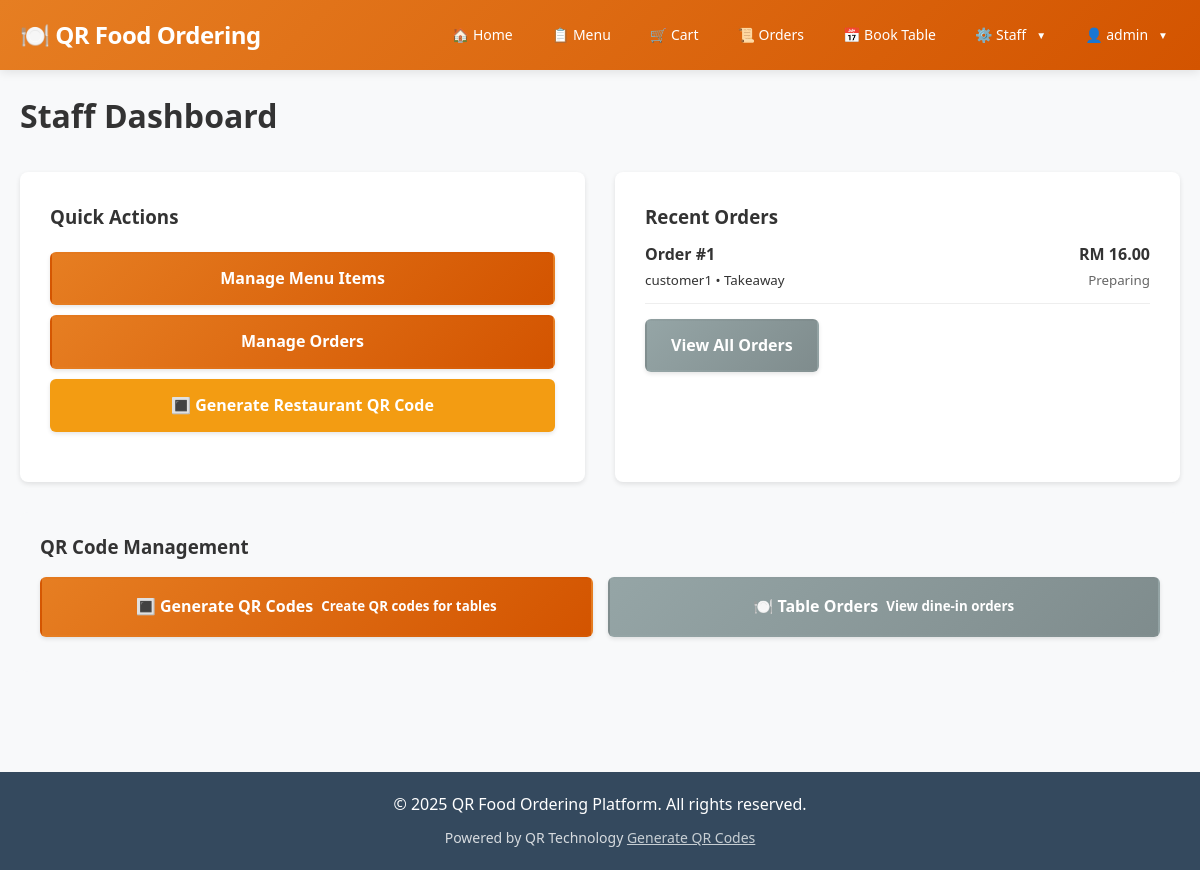
The page /staff/dashboard.php (signed in) on the database as committed earlier.
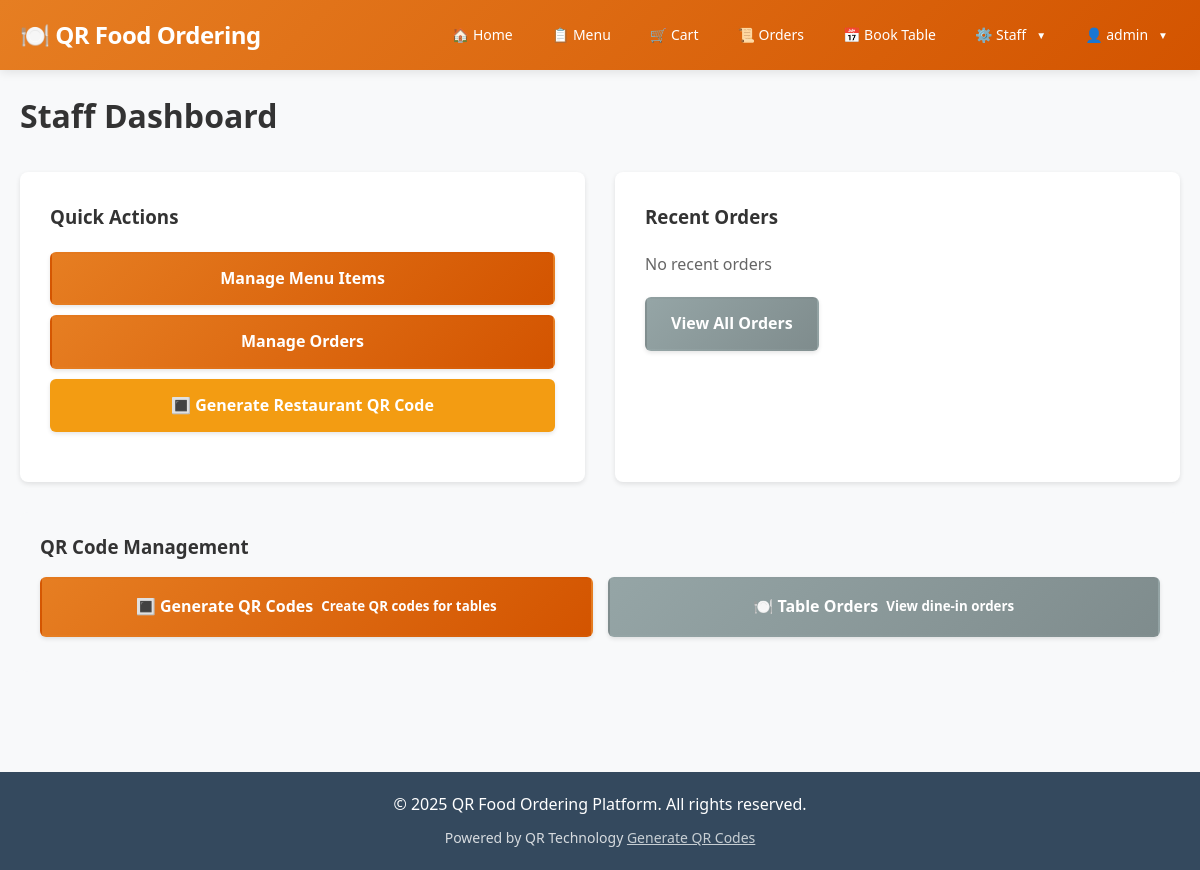
The same page on the database as committed later.
### tables this page shows
CREATE TABLE `orders` (
  `id` int(11) NOT NULL,
  `user_id` int(11) DEFAULT NULL,
  `customer_name` VARCHAR(100) NULL,
  `customer_phone` VARCHAR(20) NULL,
  `order_type` enum('dine-in','takeaway') NOT NULL,
  `table_number` int(11) DEFAULT NULL,
  `total_amount` decimal(10,2) NOT NULL,
  `status` enum('pending','confirmed','preparing','ready','completed') DEFAULT 'pending',
  `created_at` timestamp NOT NULL DEFAULT current_timestamp()
);

### staff/dashboard.php (the view, shortened to what this page needs)
<?php
require_once '../config/database.php';
include '../includes/header.php';
?>
<h1>Staff Dashboard</h1>
<div style="display: grid; grid-template-columns: 1fr 1fr; gap: 30px; margin: 30px 0;">
    <div style="background: white; padding: 30px; border-radius: 8px; box-shadow: 0 2px 5px rgba(0,0,0,0.1);">
        <h3>Quick Actions</h3>
        <div style="margin: 20px 0;">
            <a href="manage_items.php" class="btn" style="display: block; margin: 10px 0;">Manage Menu Items</a>
            <a href="manage_orders.php" class="btn" style="display: block; margin: 10px 0;">Manage Orders</a>
            <a href="generate.php" class="btn" style="display: block; margin: 10px 0; background: #f39c12;">🔳 Generate Restaurant QR Code</a>
         </div>
    </div>
    <div style="background: white; padding: 30px; border-radius: 8px; box-shadow: 0 2px 5px rgba(0,0,0,0.1);">
        <h3>Recent Orders</h3>
        <?php
        try {
            $stmt = $pdo->query("
                SELECT o.id, o.order_type, o.table_number, o.total_amount, o.status, o.created_at,
                       COALESCE(u.username, o.customer_name, 'Guest') as username
                FROM orders o
                LEFT JOIN users u ON o.user_id = u.id
                ORDER BY o.created_at DESC
                LIMIT 5
            ");
            $recent_orders = $stmt->fetchAll();
        } catch (PDOException $e) {
            error_log('Recent orders error: ' . $e->getMessage());
            $recent_orders = [];
        }
        ?>
        <?php if (empty($recent_orders)): ?>
            <p style="color: #666; margin: 20px 0;">No recent orders</p>
        <?php else: ?>
            <?php foreach ($recent_orders as $order): ?>
                <div style="padding: 10px 0; border-bottom: 1px solid #eee;">
                    <div style="display: flex; justify-content: space-between;">
                        <div>
                            <strong>Order #<?php echo $order['id']; ?></strong>
                            <br>
                            <small><?php echo $order['username']; ?> • <?php echo ucfirst($order['order_type']); ?></small>
                        </div>
                        <div style="text-align: right;">
                            <strong>RM <?php echo number_format($order['total_amount'], 2); ?></strong><br>
                            <small style="color: #666;"><?php echo ucfirst($order['status']); ?></small>
                        </div>
                    </div>
                </div>
            <?php endforeach; ?>
        <?php endif; ?>
        <div style="margin-top: 15px;">
            <a href="manage_orders.php" class="btn btn-secondary">View All Orders</a>
        </div>
    </div>
</div>
<div style="background: #f8f9fa; padding: 20px; border-radius: 8px; margin: 30px 0;">
    <h3>QR Code Management</h3>
    <div style="display: grid; grid-template-columns: repeat(auto-fit, minmax(200px, 1fr)); gap: 15px; margin: 15px 0;">
        <a href="../qr/generate.php" class="btn" style="text-decoration: none; padding: 15px; text-align: center;">
            🔳 Generate QR Codes<br>
            <small>Create QR codes for tables</small>
        </a>
        <a href="manage_orders.php?filter=dine-in" class="btn btn-secondary" style="text-decoration: none; padding: 15px; text-align: center;">
            🍽️ Table Orders<br>
            <small>View dine-in orders</small>
        </a>
    </div>
</div>
<?php include '../includes/footer.php'; ?>

Rows that differ between the two databases and show on the page:
removed orders: id "1", username "customer1", order_type "Takeaway", total_amount "16.00", status "Preparing"
Other text that changed with them:
text now shown: "No recent orders"
